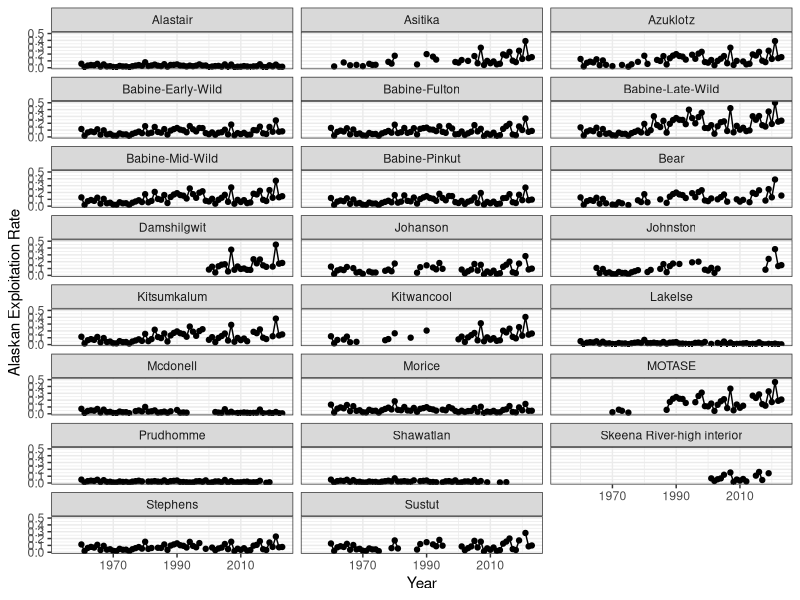
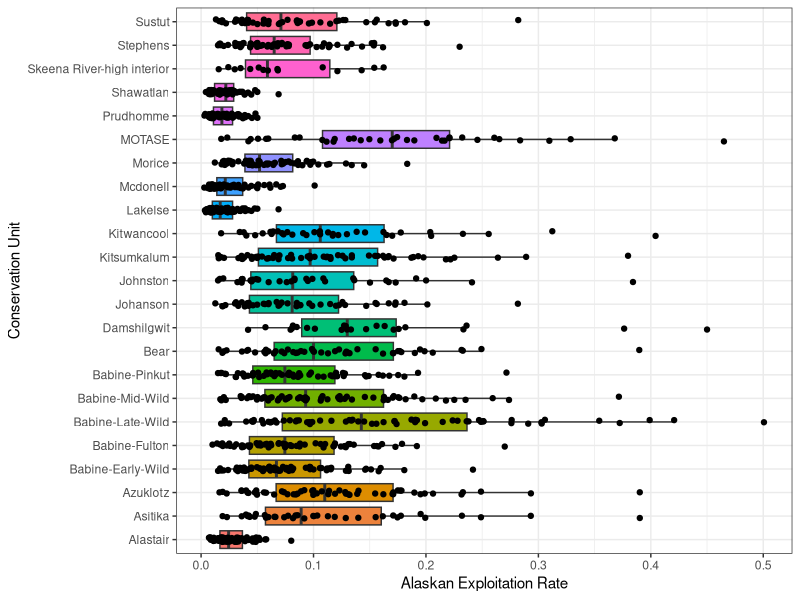
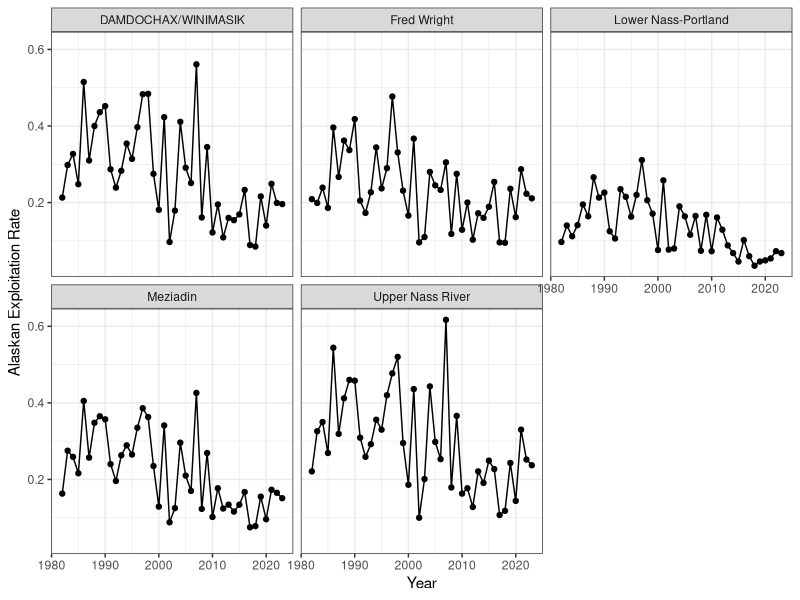
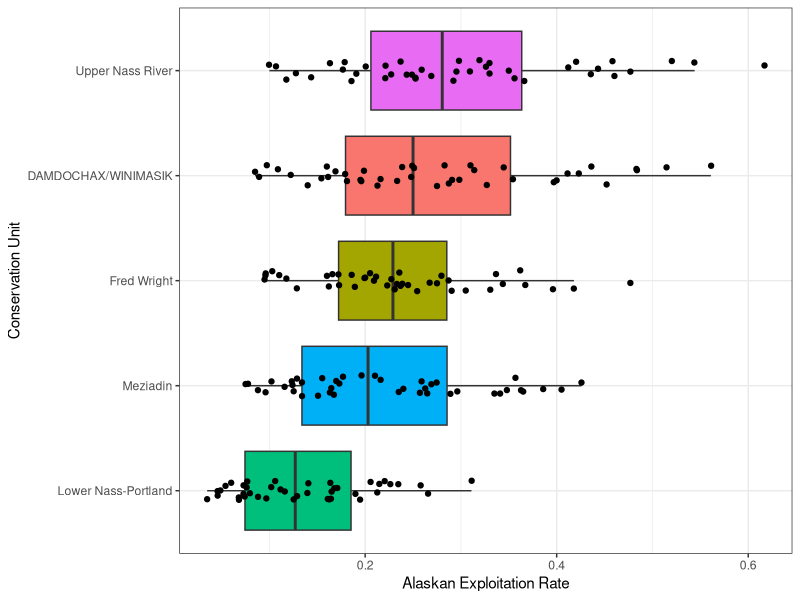

The R script that drew these images, in order:
## ---- chunk 1
library(data.table)
library(tidyverse)

## ---- chunk 2
#| label: fig-skeena-trtc1

data<-fread("data-raw/sockeye-skeena-trtc data.csv")

data$`AK ER`<-data$`Total ER`-data$`CDN ER`

#line plot of ak ers for each skeena cu
ggplot(data,aes(x=Year,y=`AK ER`))+
  geom_point()+geom_line()+
  facet_wrap(CU_Name~.,ncol=3)+
  labs(y="Alaskan Exploitation Rate")+
  theme_bw()
## ---- chunk 3
#| label: fig-skeena-trtc2

#boxplot of ak ers for each skeena cu
ggplot(data,aes(x=`AK ER`,y=reorder(CU_Name,`AK ER`,median),fill=CU_Name))+
  geom_boxplot(outlier.shape = NA)+
  geom_jitter(height=.1)+
  labs(y="Conservation Unit",x="Alaskan Exploitation Rate")+
  theme_bw()+
  guides(fill="none")
## ---- chunk 4
data<-fread("data-raw/sockeye-nass-trtc data.csv")

data$`AK ER`<-data$`Total ER`-data$`CDN ER`

ggplot(data,aes(x=Year,y=`AK ER`))+
  geom_point()+geom_line()+
  facet_wrap(CU_Name~.,ncol=3)+
  labs(y="Alaskan Exploitation Rate")+
  theme_bw()


## ---- chunk 5
ggplot(data,aes(x=`AK ER`,y=reorder(CU_Name,`AK ER`,median),fill=CU_Name))+
  geom_boxplot(outlier.shape = NA) +
  geom_jitter(height=.1)+
  labs(y="Conservation Unit",x="Alaskan Exploitation Rate")+
  theme_bw()+
  guides(fill="none")

